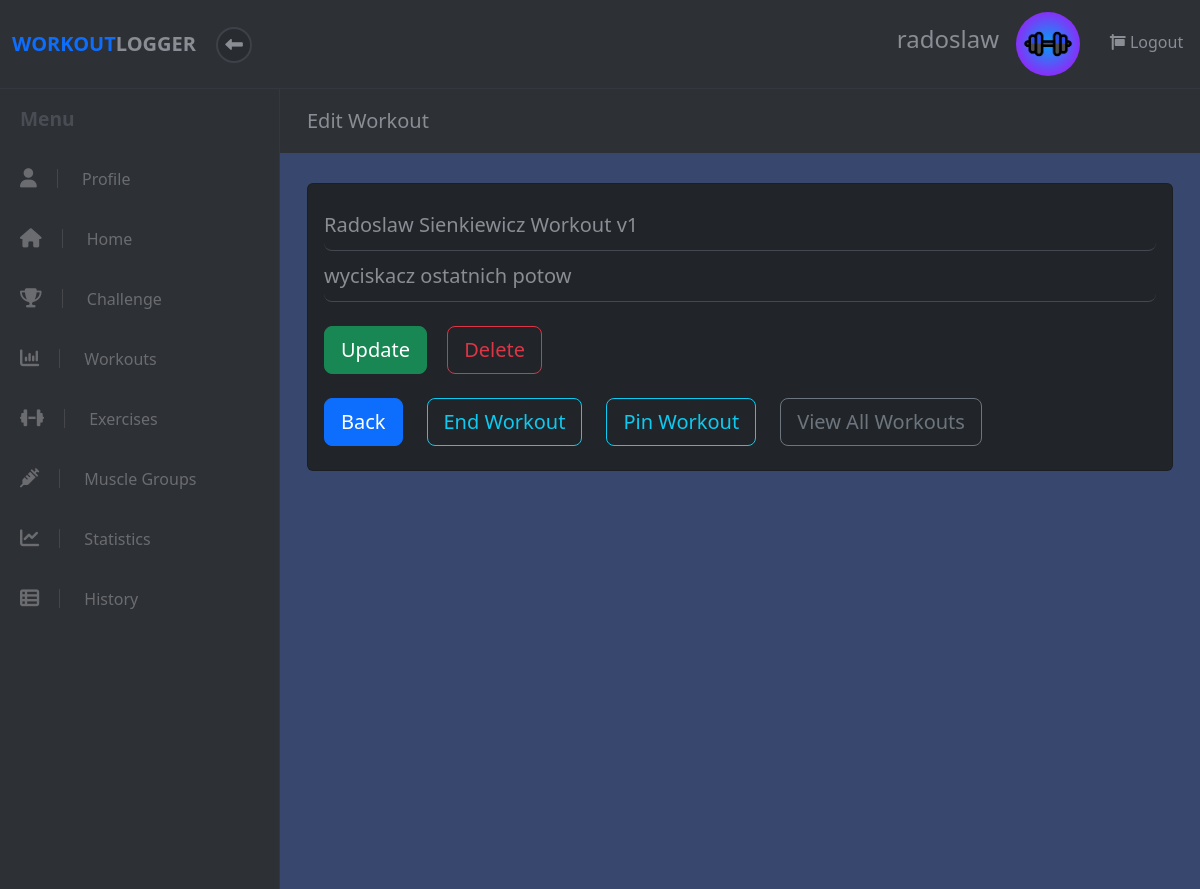
Before: /workout/3/edit (signed in) with the older database file.
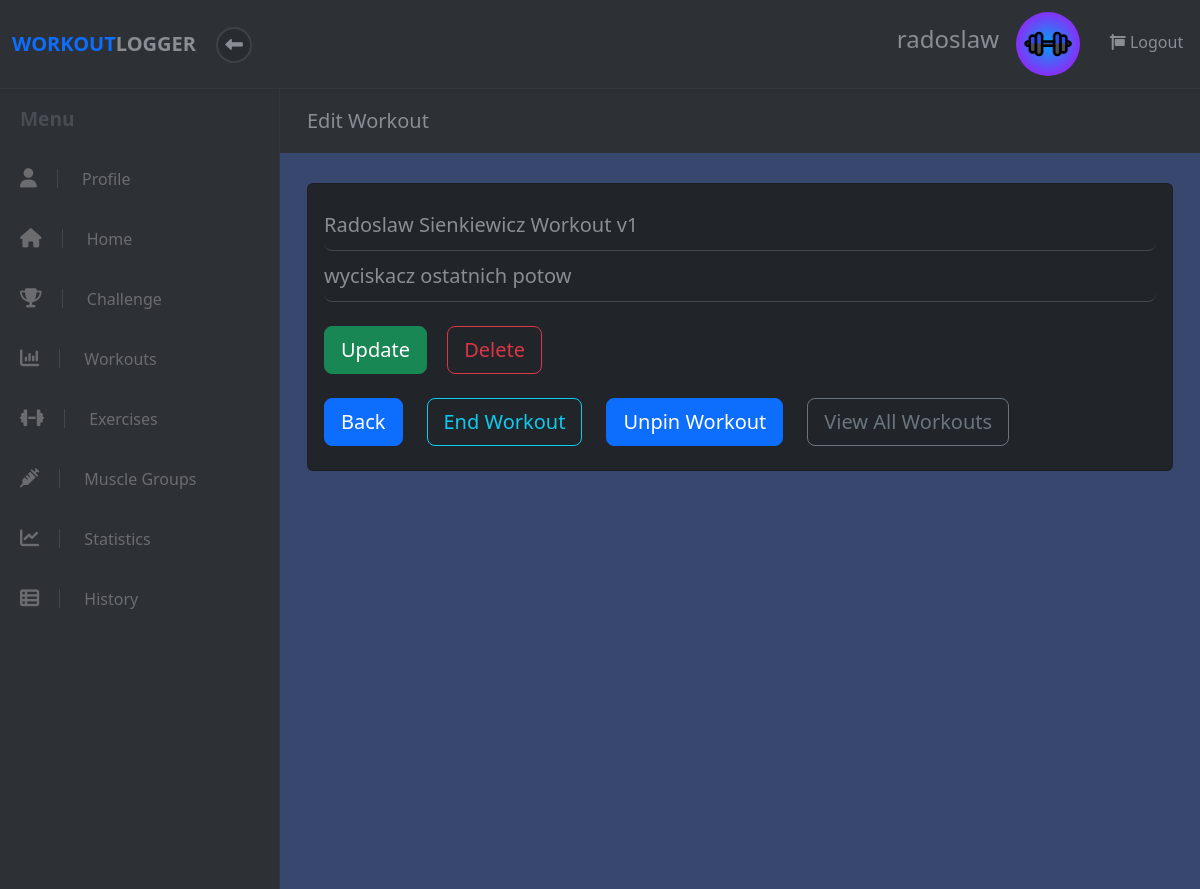
After: the same page with the newer database file.
### workout/views.py (the view, shortened to what this page needs)
# urls.py: re_path(r'^workout/(?P<id>\d*)/edit$', views.edit_workout),
def edit_workout(request, id):
    try:
        user = User.objects.get(id=request.session["user_id"])
        ste = StrengthTrainingExercise.objects.filter(workout__id=id)
        ete = EnduranceTrainingExercise.objects.filter(workout__id=id)
        be = BalanceExercise.objects.filter(workout__id=id)
        fe = FlexibilityExercise.objects.filter(workout__id=id)
        exercises = list(chain(ste, ete, be, fe))
        data = {
            'user': user,
            'workout': Workout.objects.get(id=id),
            'exercises': sorted(exercises, key=lambda x: x.updated_at, reverse=True),
        }
        if request.method == "GET":
            logging.debug("GET request to edit workout")
            return render(request, "workout/edit_workout.html", data)
    except (KeyError, User.DoesNotExist) as err:
        messages.info(request, "You must be logged in to view this page.", extra_tags="invalid_session")
        logging.warning("User must be logged in to view 'edit_workout'.")
        return redirect("/")

### workout/templates/workout/edit_workout.html (shortened to what the changed rows need)
<!DOCTYPE html>
<html>
  <head>
    {% load static %}
    <link
      rel="stylesheet"
      href="{% static 'fontawesomefree/css/all.min.css' %}"
    />
    <link rel="stylesheet" href="../../static/workout/styles.css" />
    {% load bootstrap5 %} {% bootstrap_css %} {% bootstrap_javascript %}
  </head>
  <body>
    {% include 'workout/widgets/header.html' %}
    <div class="d-flex align-items-stretch">
      <div class="page-content">
        <div class="page-header">
          <div class="container-fluid">
            <h2 class="h5 no-margin-bottom">Edit Workout</h2>
          </div>
        </div>
        <section class="no-padding-bottom">
          <div class="container-fluid">
            <div class="card bg-dark add-exercise mb-4 mt-2">
              <div class="card-body text-light">
                <div class="row">
                  <div class="col-lg-12">
                    <div class="row mb-2">
                      <div class="col-auto text-left">
                        <form
                        id="end-workout-form"
                        action="/workout/{{ workout.id }}/share"
                        method="POST"
                      >
                        {% if workout.is_shared == False %}
                        <button
                          id="end-workout"
                          type="submit"
                          class="btn btn-outline-info btn-lg"
                        >
                          Pin Workout
                        </button>
                        {% else %}
                        <button
                          id="end-workout"
                          type="submit"
                          class="btn btn-primary btn-lg end-workout"
                          >
                          <b>Unpin Workout</b>
                        </button>
                        {% endif %}
                      </form>
                      </div>
                    </div>
                  </div>
                </div>
              </div>
            </div>
          </div>
        </section>
      </div>
    </div>
  </body>
</html>

Changed rows visible on the page:
changed Workout "Radoslaw Sienkiewicz Workout v1": is_shared False → True (drawn)
Other visible differences:
text no longer shown: "Pin Workout"
text now shown: "Unpin Workout"
